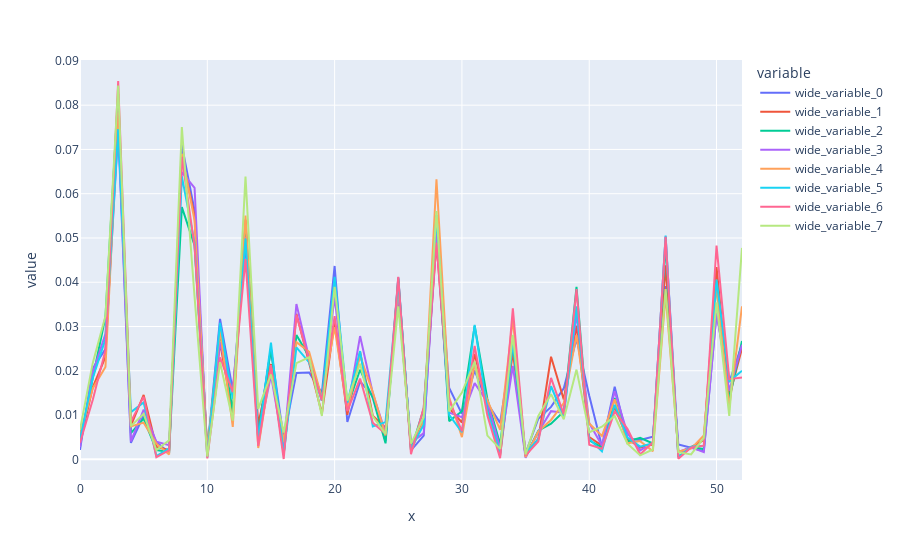

Notebook cell for this chart:
### Markdown cell above
Couties mit der größten Standardabweichung sind für die größte Differenzierung zwischen den Clustern zuständig -> diese Counties machen also die größten Unterschiede in der Ähnlichkeitsstruktur der Produkte aus

### Code cell
# Evaluate Clusters
x1 = df_cluster[df_cluster['5-Cluster Lösung']==0].loc[:,:'Yuba_r']
y = [x1.iloc[row] for row in range(len(x1))]
fig = px.line(x=np.arange(x1.shape[1]),y=y)
fig.show()
